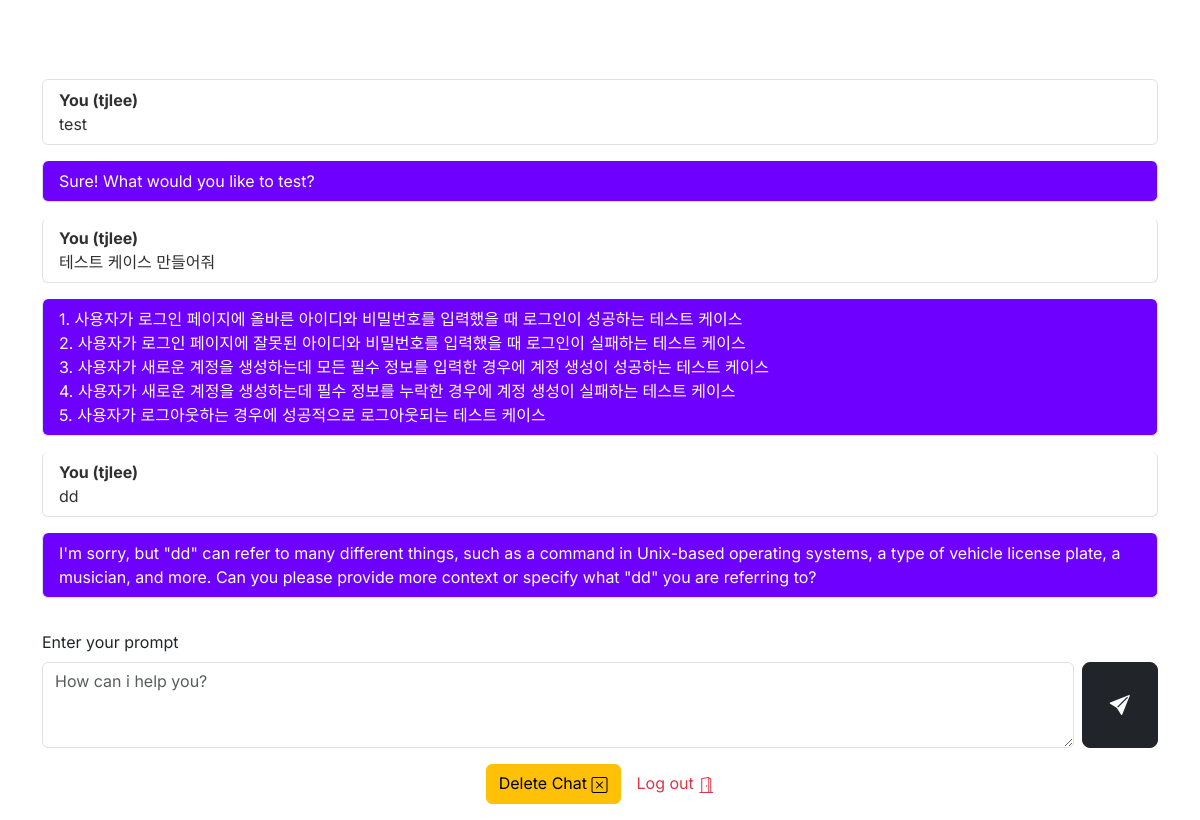
The app's page / (signed in) with its own data.
### openapp/models.py (models this page shows, shortened)
class ChatGptBot(models.Model):
    user = models.ForeignKey(User, on_delete=models.CASCADE)
    messageInput = models.TextField()
    bot_response = models.TextField()

### openapp/views.py (the view)
# urls.py: path("", views.index, name='main'),
def index(request):
    if request.user.is_authenticated:
        if request.method == 'POST':
            user_input = request.POST.get('userInput')
            clean_user_input = str(user_input).strip()
            try:
                completion = client.chat.completions.create(
                model="GPT-35-Turbo-1106-Team0",
                messages=[
                            {
                                "role": "user",
                                "content": clean_user_input,
                            }
                        ],
                    )
                bot_response = completion.choices[0].message.content
                print(bot_response)
                obj, created = ChatGptBot.objects.get_or_create(
                    user=request.user,
                    messageInput=clean_user_input,
                    bot_response=bot_response,
                )
            except openai.APIConnectionError as e:
                messages.warning(request, f"Failed to connect to OpenAI API, check your internet connection")
            except openai.RateLimitError as e:
                messages.warning(request, f"You exceeded your current quota, please check your plan and billing details.")
                messages.warning(request, f"If you are a developper change the API Key")
            return redirect(request.META['HTTP_REFERER'])
        else:
            get_history = ChatGptBot.objects.filter(user=request.user)
            context = {'get_history':get_history}
            return render(request, 'index.html', context)
    else:
        return redirect("login")

### templates/index.html (shortened to what this page needs)
{% extends 'base.html' %}
{% block content %}
<div class="container" style="margin-top: 50px; max-height:100vh; overflow-y:scroll">
    <ol class="list-group mt-5">
        {% for history in get_history %}
        <li class="list-group-item rounded d-flex justify-content-between align-items-start p-2 mb-3" style="background-color: white; color:#303030">
            <div class="ms-2 me-auto">
                <div class="fw-bold">You ({{history.user.username}}) </div>
                {{history.messageInput}}
            </div>
        </li>
        <li class="list-group-item rounded d-flex justify-content-between align-items-start p-2 mb-3" style="background-color: #6E00FF;color:white">
            <div class="ms-2 me-auto">
                {{ history.bot_response|linebreaksbr|safe }}
            </div>
        </li>
        {% endfor %}
    </ol>
    <form action="" method="post" class="mt-3">
        <label for="exampleFormControlTextarea1" class="form-label">Enter your prompt</label>
        <div class="d-flex mb-3 gap-2">
            <textarea class="form-control" id="exampleFormControlTextarea1" rows="3" placeholder="How can i help you?"
                name="userInput"></textarea>
            <button class="btn btn-dark btn-lg" type="submit" id="btn" style="width: 80px;"><i
                    class="bi bi-send-fill"></i></button>
        </div>
        <div class="d-flex justify-content-center m-3 align-items-center gap-3">
            {% if get_history %}
            <a href="{% url 'deleteChat'  %}" class="btn btn-warning">Delete Chat <i class="bi bi-x-square"></i></a>
            {% endif %}
            <a href="{% url 'logout'  %}" class="link-danger text-decoration-none">Log out <i
                    class="bi bi-door-open"></i></a>
        </div>
    </form>
</div>
{% endblock content %}

### templates/base.html (shortened to what this page needs)
{% load static %}
<!DOCTYPE html>
<html lang="en">
<head>
    <link href="{% static '/css/bootstrap.min.css' %}" rel="stylesheet">
    <link href="{% static '/css/sign-in.css' %}" rel="stylesheet">
    <link rel="stylesheet" href="https://cdn.jsdelivr.net/npm/bootstrap-icons@1.10.3/font/bootstrap-icons.css">
</head>
<body style="overflow-y: hidden; background-color:#FFFFFF;">
    {% block content %}
    {% endblock content %}
</body>
</html>

### static/css/sign-in.css (style rules this page uses)
html, body { height: 100%; }
body { display: flex; align-items: center; padding-top: 40px; padding-bottom: 40px; background-color: #f5f5f5; }
.bi { vertical-align: -.125em; fill: currentColor; }

### templates/base.html (style rules this page uses)
* { font-family: 'Inter', sans-serif; }

### records on screen
ChatGptBot: user.username "tjlee", messageInput "test", bot_response "Sure! What would you like to test?"
ChatGptBot: user.username "tjlee", messageInput "테스트 케이스 만들어줘", bot_response "1. 사용자가 로그인 페이지에 올바른 아이디와 비밀번호를 입력했을 때 로그인이 성공하는 테스트 케이스 2. 사용자가 로그인 페이지에 잘못된 아이디와 비밀번호를 입력했을 때 로그인이 실패하는 테스트 케이스 3. 사용자가 새로운 계정을 생성하는데 모든 필수 정보를 입력한 경우에 계정 생성이 성공하는 테스트 케이스 4. 사용자가 새로운 계정을 생성하는데 필수 정보를 누락한 경우에 계정 생성이 실패하는 테스트 케이스 5. 사용자가 로그아웃하는 경우에 성공적으로 로그아웃되는 테스트 케이스"
ChatGptBot: user.username "tjlee", messageInput "dd", bot_response "I'm sorry, but \"dd\" can refer to many different things, such as a command in Unix-based operating systems, a type of vehicle license plate, a musician, and more. Can you please provide more context or specify what \"dd\" you are referring to?"
